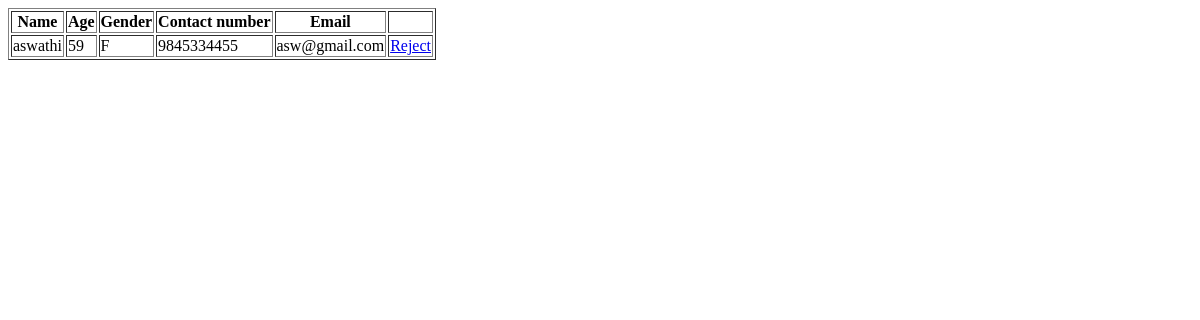
The page /ViewOwner on the database as committed earlier.
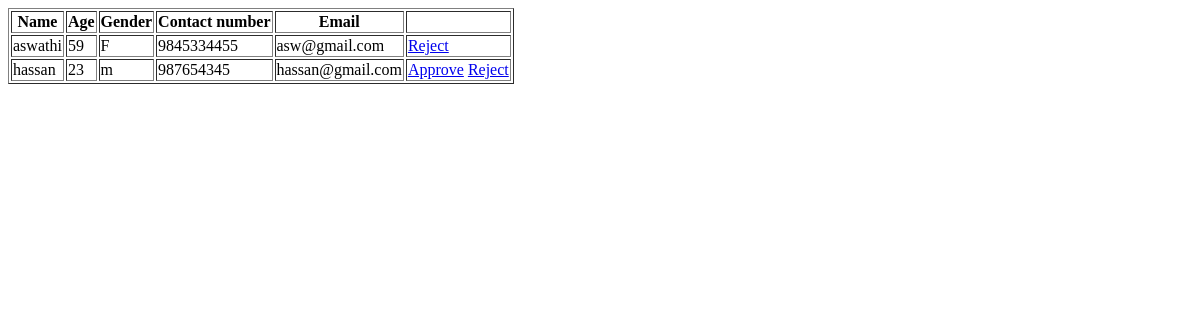
The same page on the database as committed later.
### BuzbeeApp/models.py (models this page shows)
class OwnerTable(models.Model):
    Name = models.CharField(max_length=30,blank=True,null=True)
    Age = models.IntegerField(blank=True,null=True)
    Contact_NO = models.BigIntegerField(blank=True,null=True)
    Address = models.CharField(max_length=30, blank=True, null=True)
    Gender = models.CharField(max_length=2,blank=True,null=True)
    Email = models.CharField(max_length=30,blank=True,null=True)
    LOGIN = models.ForeignKey(LoginTable, on_delete=models.CASCADE,blank=True,null=True)

### BuzbeeApp/views.py (the view)
# urls.py: path('ViewOwner',ViewOwner.as_view(),name="ViewOwner"),
class ViewOwner(View):
    def get(self,request):
        obj = OwnerTable.objects.all()
        return render(request,"administration/viewowner.html", {'val': obj})

### templates/administration/viewowner.html (shortened to what this page needs)
<!DOCTYPE html>
<html lang="en">
<head>
</head>
<body>
    <table border="1">
        <tr>
            <th>Name</th>
            <th>Age</th>
            <th>Gender</th>
            <th>Contact number</th>
            <th>Email</th>
            <th></th>
        </tr>
        {% for i in val %}
        <tr>
            <td>{{ i.Name }}</td>
            <td>{{ i.Age}}</td>
            <td> {{i.Gender}} </td>
            <td>{{i.Contact_NO }}  </td>
            <td>{{i.Email}}  </td>
        <td>
            {% if i.LOGIN.UserType == "pending" %}
                <a href="/ApproveOwner/{{i.id}}">Approve</a>
                <a href="/RejectOwner/{{i.id}}">Reject</a>
            {% elif i.LOGIN.UserType == "Owner"%}
                <a href="/RejectOwner/{{i.id}}">Reject</a>
            {% elif i.LOGIN.UserType == "rejected"%}
                <a href="/ApproveOwner/{{i.id}}">Approve</a>
            {% endif %}
        </td>
        </tr>
                {% endfor %}
    </table>
</body>
</html>

Rows that differ between the two databases and show on the page:
added OwnerTable: Name "hassan", Age "23", Gender "m", Contact_NO "987654345", Email "hassan@gmail.com"
